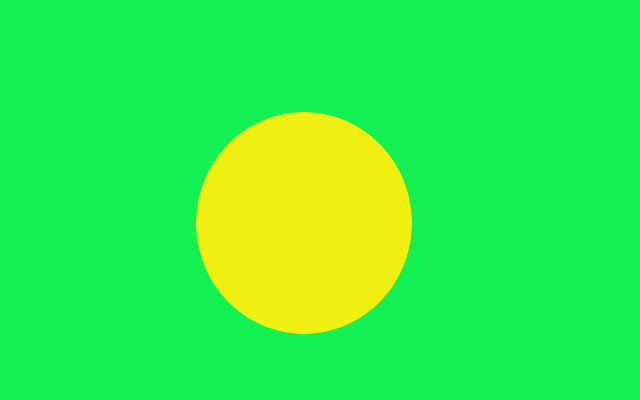
//> input picture image_segment/assets/simple.png, 640 x 400 px
$ ./main ../assets/simple.png ../assets/simple.png out.png   (built with g++ and OpenCV 4)
//> lines starting //> are read from the running program, lines starting //| are printed output that depends on the picture
#include <opencv2/opencv.hpp>
#include <vector>
#include <queue>

using namespace cv;
using namespace std;

struct Edge {
    int index_from;
    int index_to;
    int flow_capability;
};

struct Vertex {
    int row;
    int col;
};

int indexInMatrix(int row, int col, int row_len);
Vertex castIndex2Vertex(int index, int row_len);
int weightBetweenPixel(Vec3b p1, Vec3b p2);
vector<Edge> find_augment_path_bfs(vector<vector<Edge> > adj_list, int src, int tar);


int main(int argc, char **argv) {
    if (argc != 4) {
        cout << "Usage: ../seg input_image initialization_file output_mask" << endl;
        return -1;
    }

    // Load the input image
    // the image should be a 3 channel image by default but we will double check that in teh seam_carving
    Mat in_image;
    in_image = imread(argv[1]/*, CV_LOAD_IMAGE_COLOR*/);
//> in_image is the input picture: 400 rows x 640 cols, CV_8UC3; mean B, G, R 71.8, 240.6, 50.7

    if (!in_image.data) {
        cout << "Could not load input image!!!" << endl;
        return -1;
    }

    if (in_image.channels() != 3) {
        cout << "Image does not have 3 channels!!! " << in_image.depth() << endl;
        return -1;
    }

    // the output image
    Mat out_image = in_image.clone();

    ifstream f(argv[2]);
    if (!f) {
        cout << "Could not load initial mask file!!!" << endl;
        return -1;
    }

    int width = in_image.cols;
//> width = 640
    int height = in_image.rows;
//> height = 400


    //get the config pixels & save in array
    int n;
    f >> n;
//> n = 0
    vector<Vertex> source_set;
    vector<Vertex> sink_set;

    for (int i = 0; i < n; ++i) {
        int x, y, t;
        f >> x >> y >> t;

        if (x < 0 || x >= width || y < 0 || y >= height) {
            cout << "I valid pixel mask!" << endl;
            return -1;
        }

        Vertex node = {y, x};

        if (t == 1) {
            source_set.push_back(node);
        } else {
            sink_set.push_back(node);
        }
    }
//> this loop made 0 passes
//> after the loop, source_set = 0 items; sink_set = 0 items

    //build adjacent matrix
    int num_vertex = width * height + 2;  // super source & super sink
//> num_vertex = 256002
    vector<vector<Edge> > adj_list(num_vertex);

    //build graph
    for (int r = 0; r < height; ++r) {
        for (int c = 0; c < width; ++c) {
            int index = indexInMatrix(r, c, width);
            Vec3b the_pixel = out_image.at<Vec3b>(r, c);

            if (r != 0) {     //first row has not up vertex
                int up_index = indexInMatrix(r - 1, c, width);
                Vec3b up_pixel = out_image.at<Vec3b>(r - 1, c);
                int weight = weightBetweenPixel(the_pixel, up_pixel);
                Edge e = {index, up_index, weight};
                adj_list[index].push_back(e);
            }

            if (r != height - 1) {     //last row has not down vertex
                int down_index = indexInMatrix(r + 1, c, width);
                Vec3b down_pixel = out_image.at<Vec3b>(r + 1, c);
                int weight = weightBetweenPixel(the_pixel, down_pixel);
                Edge e = {index, down_index, weight};
                adj_list[index].push_back(e);
            }

            if (c != 0) {     //first col has not left vertex
                int left_index = indexInMatrix(r, c - 1, width);
                Vec3b left_pixel = out_image.at<Vec3b>(r, c - 1);
                int weight = weightBetweenPixel(the_pixel, left_pixel);
                Edge e = {index, left_index, weight};
                adj_list[index].push_back(e);
            }

            if (c != width - 1) {        //last col has not right vertex
                int right_index = indexInMatrix(r, c + 1, width);
                Vec3b right_pixel = out_image.at<Vec3b>(r, c + 1);
                int weight = weightBetweenPixel(the_pixel, right_pixel);
                Edge e = {index, right_index, weight};
                adj_list[index].push_back(e);
            }

        }
    }

    //connect super src with src_set
    int index_super_src = width * height;
//> index_super_src = 256000

    for (int i = 0; i < source_set.size(); ++i) {
        int index_src = indexInMatrix(source_set[i].row, source_set[i].col, width);
        Edge e = {index_super_src, index_src, 10000};
        adj_list[index_super_src].push_back(e);

        Edge e1 = {index_src, index_super_src, 0};
        adj_list[index_src].push_back(e1);
    }

    //connect super sink with sink_set
    int index_super_sink = width * height + 1;
//> index_super_sink = 256001

    for (int i = 0; i < sink_set.size(); ++i) {
        int index_sink = indexInMatrix(sink_set[i].row, sink_set[i].col, width);
        Edge e = {index_sink, index_super_sink, 10000};
        adj_list[index_sink].push_back(e);

        Edge e1 = {index_super_sink, index_sink, 0};
        adj_list[index_super_sink].push_back(e1);
    }


    //ford-fulkerson algo
    while (true) {
        vector<Edge> augment_path = find_augment_path_bfs(adj_list, index_super_src, index_super_sink);

        if (augment_path.size() == 0) {      // not exist augment path
            break;
        }

        //find min flow among path
        int min_flow = INT_MAX;
        for (int e = 0; e < augment_path.size(); ++e) {
            if (augment_path[e].flow_capability < min_flow) {
                min_flow = augment_path[e].flow_capability;
            }
        }

        //adjust the flow capability
        for (int e = 0; e < augment_path.size(); ++e) {
            int index_from = augment_path[e].index_from;
            int index_to = augment_path[e].index_to;

            vector<Edge> edges = adj_list[index_from];
            int idx = 0;
            for (int i = 0; i < edges.size(); ++i) {
                if (edges[i].index_to == index_to) {
                    idx = i;
                    break;
                }
            }

            adj_list[index_from][idx].flow_capability -= min_flow;

            //find the opposite edge
            vector<Edge> opposite_edges = adj_list[index_to];
            int idx_ops = 0;
            for (int i = 0; i < opposite_edges.size(); ++i) {
                if (opposite_edges[i].index_to == index_from) {
                    idx_ops = i;
                    break;
                }
            }

            adj_list[index_to][idx_ops].flow_capability += min_flow;
        }

    }

    //cut the graph
    //color whole pic to background
    for (int r = 0; r < height; ++r) {
        for (int c = 0; c < width; ++c) {
            Vec3b pixel;
            pixel[0] = 255;
            pixel[1] = 0;
            pixel[2] = 0;
            out_image.at<Vec3b>(r, c) = pixel;
        }
    }
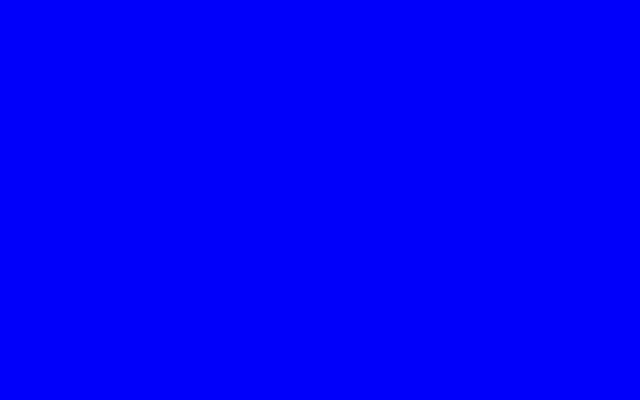
//> out_image: 400 rows x 640 cols, CV_8UC3; mean B, G, R 255, 0, 0

    //bfs to color foreground
    //to record relations
    int parent[adj_list.size()];
    for (int i = 0; i < adj_list.size(); ++i) {
        parent[i] = -1;
    }

    queue<int> iqueue;
    iqueue.push(index_super_src);
//> iqueue = 1 item
    while (!iqueue.empty()) {
        int top = iqueue.front();
        //color
        if (top != index_super_src) {
            Vertex v = castIndex2Vertex(top, width);
            Vec3b pixel;
            pixel[0] = 0;
            pixel[1] = 0;
            pixel[2] = 255;
            out_image.at<Vec3b>(v.row, v.col) = pixel;
        }
        iqueue.pop();

        //search nbs
        vector<Edge> edges = adj_list[top];
        for (int i = 0; i < edges.size(); ++i) {
            if (edges[i].flow_capability > 0 && parent[edges[i].index_to] == -1) {
                parent[edges[i].index_to] = top;
                iqueue.push(edges[i].index_to);
            }
        }
    }
//> this loop made 1 pass
//> top on pass 1: 256000

    // write it on disk
    imwrite(argv[3], out_image);
    // also display them both
    namedWindow("Original image", WINDOW_AUTOSIZE);
    namedWindow("Show Marked Pixels", WINDOW_AUTOSIZE);
    imshow("Original image", in_image);
    imshow("Show Marked Pixels", out_image);
    waitKey(0);
    return 0;
}


int indexInMatrix(int row, int col, int row_len) {
    return row * row_len + col;
}

Vertex castIndex2Vertex(int index, int row_len) {
    int row = (int) index / row_len;
    int col = index % row_len;
    Vertex v = {row, col};
    return v;
}

int weightBetweenPixel(Vec3b p1, Vec3b p2) {
    int diff = abs(p1[0] - p2[0]) + abs(p1[1] - p2[1]) + abs(p1[2] - p2[2]);
    if (diff > 0) {
        return 1;
    } else {
        return 10000;
    }
}


vector<Edge> find_augment_path_bfs(vector<vector<Edge> > adj_list, int src, int tar) {
    vector<Edge> augment_path;

    //to record relations
    int index_parent[adj_list.size()];
    for (int i = 0; i < adj_list.size(); ++i) {
        index_parent[i] = -1;
    }

    //bfs
    queue<int> queue;
    queue.push(src);

    while (!queue.empty()) {
        int index_top = queue.front();
        queue.pop();

        //search nbs
        vector<Edge> edges = adj_list[index_top];
        for (int i = 0; i < edges.size(); ++i) {
            if (edges[i].flow_capability > 0 && index_parent[edges[i].index_to] == -1) {
                index_parent[edges[i].index_to] = index_top;
                queue.push(edges[i].index_to);
            }
        }
    }

    if (index_parent[tar] == -1) {      //no augment path exist
        return augment_path;
    } else {
        vector<int> index_in_path;
        int parent = index_parent[tar];
        index_in_path.push_back(tar);
        while (parent != src) {
            index_in_path.push_back(parent);
            parent = index_parent[parent];
        }
        index_in_path.push_back(src);

        //use index to find the edges in path
        for (long i = index_in_path.size() - 1; i > 0; --i) {
            int index = index_in_path[i];
            int index_next = index_in_path[i - 1];
            vector<Edge> edges = adj_list[index];
            for (int e = 0; e < edges.size(); ++e) {
                if (edges[e].index_to == index_next) {
                    augment_path.push_back(edges[e]);
                    break;
                }
            }
        }

        return augment_path;
    }
}
